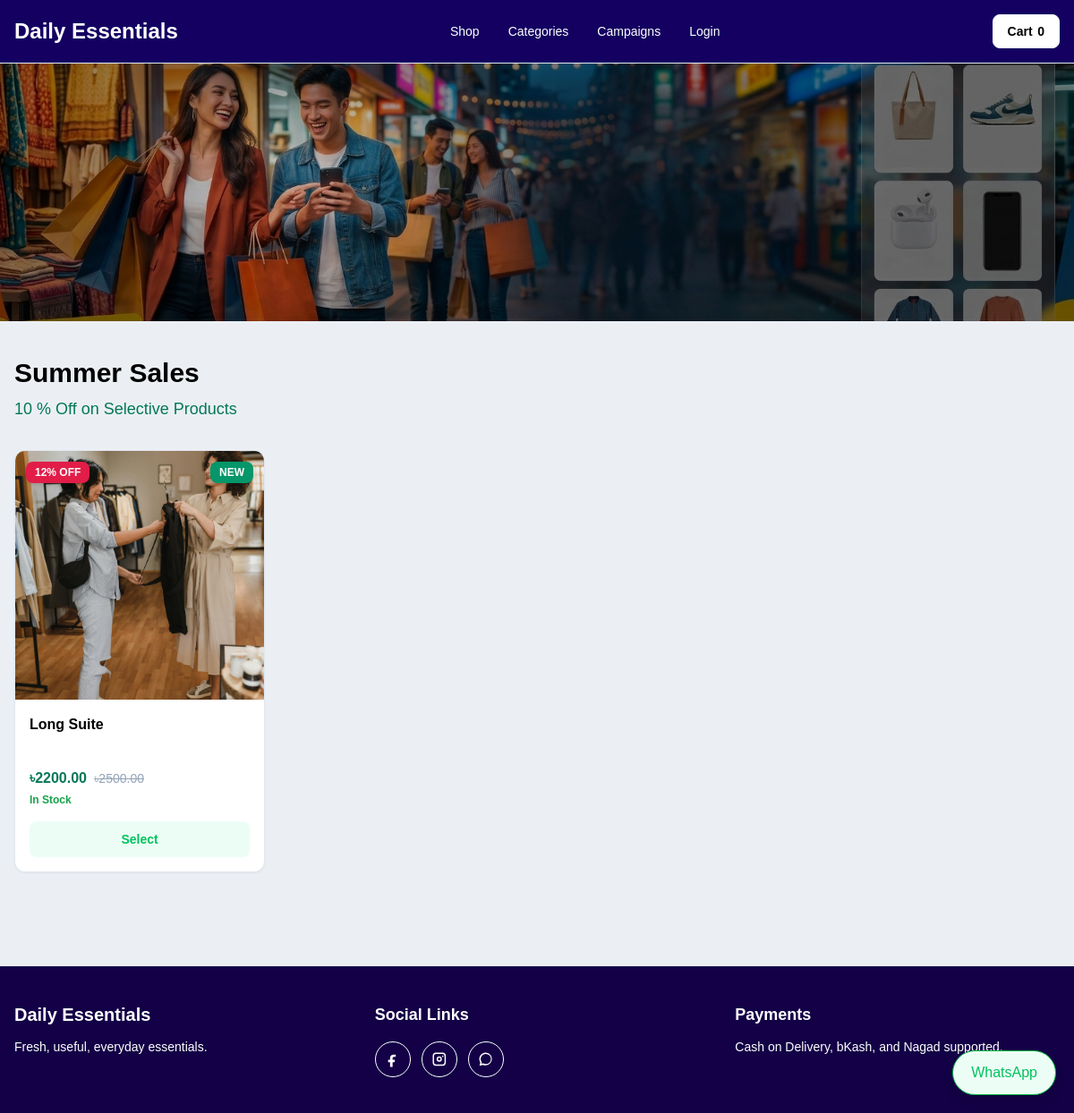
Page /campaigns/summer-sales/ on the earlier database version.
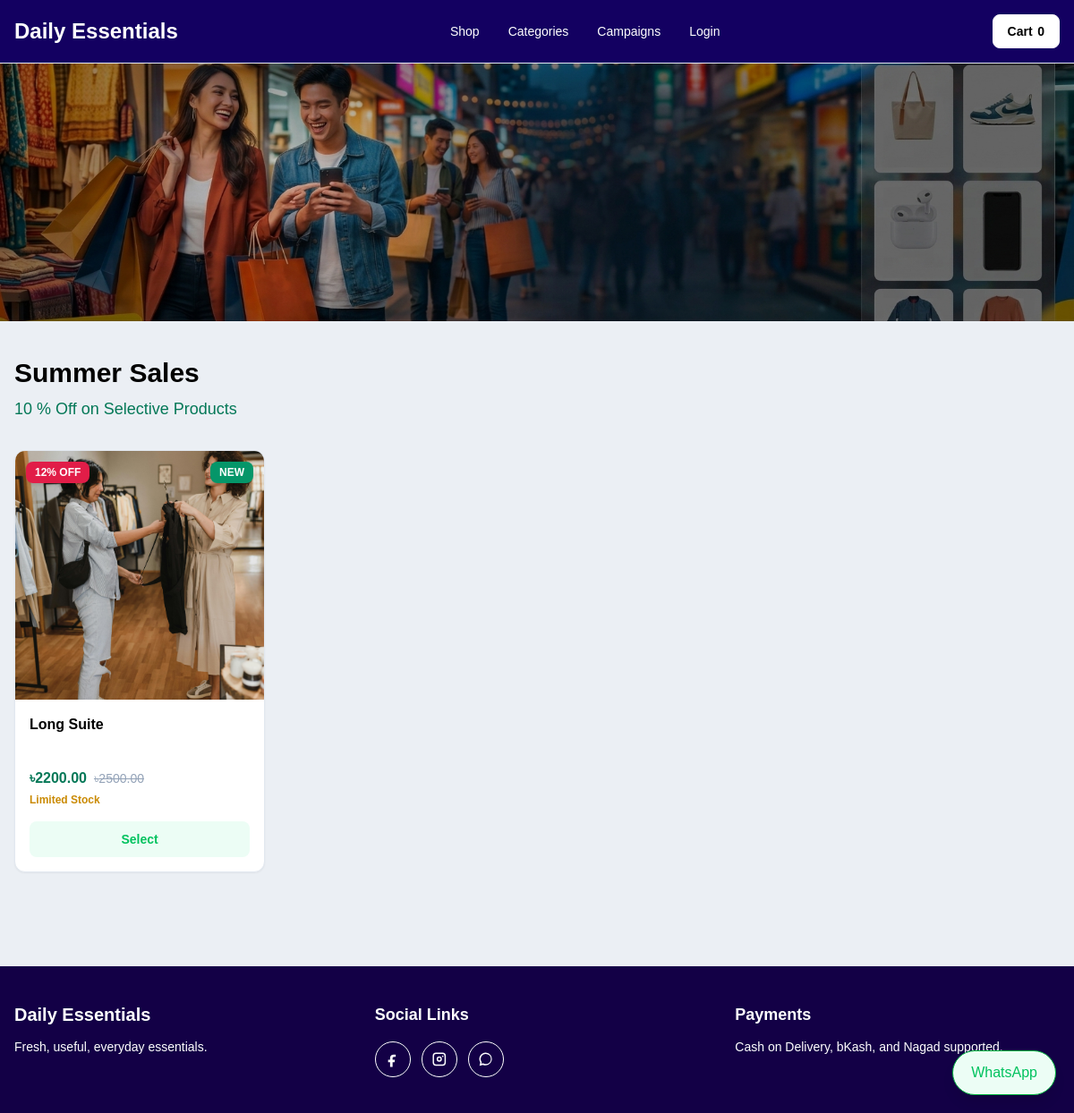
Same page on the later database version.
### products/models.py (models this page shows, shortened)
class Product(SEOFields):
    category = models.ForeignKey(Category, on_delete=models.PROTECT, related_name="products")
    name = models.CharField(max_length=180)
    slug = models.SlugField(unique=True)
    short_description = models.CharField(max_length=255, blank=True)
    full_description = CKEditor5Field("Full Description",config_name="default",blank=True,null=True,help_text="Detailed product description with rich text formatting.")
    sku = models.CharField(max_length=80, unique=True)
    price = models.DecimalField(max_digits=10, decimal_places=2)
    discount_price = models.DecimalField(max_digits=10, decimal_places=2, blank=True, null=True)
    stock_quantity = models.PositiveIntegerField(default=0)
    thumbnail = models.ImageField(
        upload_to="products/",
        blank=True,
        null=True,
        help_text="Recommended: square JPG, PNG, or WebP product image, at least 800x800px.",
    )
    size_guide = models.ImageField(
        upload_to="size-guides/",
        blank=True,
        null=True,
        help_text="Optional. Upload a clear JPG, PNG, or WebP size guide image.",
    )
    sizes = models.ManyToManyField(Size, blank=True)
    colors = models.ManyToManyField(Color, blank=True)
    is_active = models.BooleanField(default=True)
    is_featured = models.BooleanField(default=False)
    is_new_arrival = models.BooleanField(default=False)
    is_bestseller = models.BooleanField(default=False)
    is_campaign_product = models.BooleanField(default=False)
    created_at = models.DateTimeField(auto_now_add=True)
    updated_at = models.DateTimeField(auto_now=True)
    objects = ProductQuerySet.as_manager()
    class Meta:
        ordering = ["-created_at"]
    @property
    def current_price(self):
        campaign_price = None
        campaign_discount = self.campaign_discount_percentage
        if campaign_discount:
            campaign_price = self.price - (self.price * campaign_discount / 100)
        prices = [self.price]
        if self.discount_price and self.discount_price < self.price:
            prices.append(self.discount_price)
        if campaign_price and campaign_price < self.price:
            prices.append(campaign_price)
        return min(prices).quantize(self.price)
    @property
    def discount_percentage(self):
        if self.discount_price and self.price and self.discount_price < self.price:
            return round(((self.price - self.discount_price) / self.price) * 100)
        return 0
    @property
    def campaign_discount_percentage(self):
        now = timezone.now()
        campaigns = self.campaigns.filter(is_active=True, discount_percentage__gt=0).filter(
            models.Q(starts_at__isnull=True) | models.Q(starts_at__lte=now),
            models.Q(ends_at__isnull=True) | models.Q(ends_at__gte=now),
        )
        return campaigns.order_by("-discount_percentage").values_list("discount_percentage", flat=True).first() or 0
    @property
    def display_discount_percentage(self):
        return max(self.discount_percentage, self.campaign_discount_percentage)
    @property
    def has_active_discount(self):
        return self.current_price < self.price
    def get_absolute_url(self):
        return reverse("products:detail", args=[self.slug])

### campaigns/views.py (the view)
# urls.py: path("<slug:slug>/", views.campaign_detail, name="detail"),
def campaign_detail(request, slug):
    campaign = get_object_or_404(Campaign.objects.prefetch_related("products"), slug=slug, is_active=True)
    return render(request, "campaigns/campaign_detail.html", {"campaign": campaign, "products": campaign.products.active(), "seo_object": campaign})

### cart/cart.py (called while the page is built, shortened)
    def __iter__(self):
        product_ids = [item.get("product_id", key.split(":")[0]) for key, item in self.cart.items()]
        products = Product.objects.filter(id__in=product_ids)
        product_map = {str(product.id): product for product in products}

    def __len__(self):
        return sum(item["quantity"] for item in self.cart.values())

    def total(self):
        return sum((item["line_total"] for item in self), Decimal("0.00"))

### cart/context_processors.py (called while the page is built)
def cart_summary(request):
    cart = Cart(request)
    return {"cart_item_count": len(cart), "cart_total": cart.total()}

### products/models.py (called while the page is built)
    def active(self):
        return self.filter(is_active=True).select_related("category")

### templates/campaigns/campaign_detail.html
{% extends "base.html" %}
{% block content %}
<section>
  {% if campaign.banner_image %}<img src="{{ campaign.banner_image.url }}" alt="{{ campaign.title }}" class="h-72 w-full object-cover">{% endif %}
  <div class="mx-auto max-w-7xl px-4 py-10">
    <h1 class="text-3xl font-bold">{{ campaign.title }}</h1>
    <p class="mt-2 text-lg text-emerald-700">{{ campaign.offer_text }}</p>
    <div class="mt-8 grid grid-cols-2 gap-4 md:grid-cols-4">{% for product in products %}{% include "includes/product_card.html" %}{% empty %}<p class="col-span-full">No campaign products yet.</p>{% endfor %}</div>
  </div>
</section>
{% endblock %}

### templates/includes/product_card.html (shortened to what this page needs)
{% load static %}
<article class="group flex h-full flex-col overflow-hidden rounded-xl border border-slate-200 bg-white shadow-sm transition hover:border-emerald-300 hover:shadow-md">
  <a href="{{ product.get_absolute_url }}" class="relative block aspect-square overflow-hidden bg-slate-100">
    {% if product.thumbnail %}
      <img src="{{ product.thumbnail.url }}" alt="{{ product.name }}" class="h-full w-full object-cover transition duration-300 group-hover:scale-110">
    {% else %}
      <img src="{% static 'img/placeholder.svg' %}" alt="{{ product.name }}" class="h-full w-full object-cover">
    {% endif %}
    {% if product.display_discount_percentage %}
      <span class="absolute left-3 top-3 rounded-lg bg-rose-600 px-2.5 py-1 text-xs font-bold text-white shadow-md">{{ product.display_discount_percentage }}% OFF</span>
    {% endif %}
    {% if product.is_new_arrival %}
      <span class="absolute right-3 top-3 rounded-lg bg-emerald-600 px-2.5 py-1 text-xs font-bold text-white shadow-md">NEW</span>
    {% endif %}
  </a>
  <div class="flex flex-1 flex-col p-4">
    <a href="{{ product.get_absolute_url }}" class="line-clamp-2 min-h-12 font-semibold text-slate-900 hover:text-emerald-700">{{ product.name }}</a>
    <div class="mt-3 flex items-center gap-2">
      <span class="font-bold text-emerald-700">৳{{ product.current_price }}</span>
      {% if product.has_active_discount %}
        <span class="text-sm text-slate-400 line-through">৳{{ product.price }}</span>
      {% endif %}
    </div>
    <p class="mt-1 text-xs text-slate-600">
      {% if product.stock_quantity > 5 %}
        <span class="text-green-600 font-semibold">In Stock</span>
      {% elif product.stock_quantity > 0 %}
        <span class="text-yellow-600 font-semibold">Limited Stock</span>
      {% else %}
        <span class="text-slate-400">Out of Stock</span>
      {% endif %}
    </p>
    <div class="mt-auto flex gap-2 pt-4">
      {% if product.stock_quantity <= 0 %}
        <button class="flex-1 rounded-lg bg-slate-400 px-4 py-2.5 text-sm font-semibold text-white" disabled>Out of Stock</button>
      {% elif product.sizes.all or product.colors.all %}
        <a href="{{ product.get_absolute_url }}" class="flex-1 rounded-lg bg-emerald-700 px-4 py-2.5 text-center text-sm font-semibold text-white transition hover:bg-emerald-800">Select</a>
      {% endif %}
    </div>
  </div>
</article>

Differences in the rows shown:
changed Product "Long Suite": stock_quantity "In Stock" → "Limited Stock"
